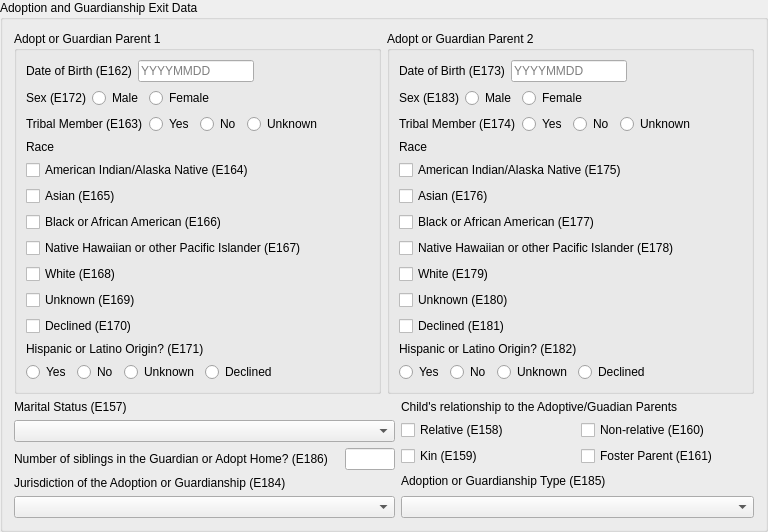
        <widget class="QGroupBox" name="groupBox_2">
         <property name="title">
          <string>Adoption and Guardianship Exit Data</string>
         </property>
         <layout class="QVBoxLayout" name="verticalLayout_26">
          <item>
           <layout class="QHBoxLayout" name="horizontalLayout_18">
            <item>
             <widget class="QGroupBox" name="groupBox_3">
              <property name="title">
               <string>Adopt or Guardian Parent 1</string>
              </property>
              <layout class="QVBoxLayout" name="verticalLayout_11">
               <item>
                <layout class="QHBoxLayout" name="horizontalLayout_8">
                 <item>
                  <widget class="QLabel" name="label_9">
                   <property name="text">
                    <string>Date of Birth (E162)</string>
                   </property>
                  </widget>
                 </item>
                 <item>
                  <widget class="QLineEdit" name="e162">
                   <property name="maxLength">
                    <number>8</number>
                   </property>
                   <property name="placeholderText">
                    <string>YYYYMMDD</string>
                   </property>
                  </widget>
                 </item>
                 <item>
                  <spacer name="horizontalSpacer_7">
                   <property name="orientation">
                    <enum>Qt::Horizontal</enum>
                   </property>
                   <property name="sizeHint" stdset="0">
                    <size>
                     <width>40</width>
                     <height>20</height>
                    </size>
                   </property>
                  </spacer>
                 </item>
                </layout>
               </item>
               <item>
                <layout class="QHBoxLayout" name="horizontalLayout_9">
                 <item>
                  <widget class="QLabel" name="label_10">
                   <property name="text">
                    <string>Sex (E172)</string>
                   </property>
                  </widget>
                 </item>
                 <item>
                  <layout class="QHBoxLayout" name="horizontalLayout_6">
                   <item>
                    <widget class="QRadioButton" name="e172_m">
                     <property name="text">
                      <string>Male</string>
                     </property>
                     <attribute name="buttonGroup">
                      <string notr="true">e172</string>
                     </attribute>
                    </widget>
                   </item>
                   <item>
                    <widget class="QRadioButton" name="e172_f">
                     <property name="text">
                      <string>Female</string>
                     </property>
                     <attribute name="buttonGroup">
                      <string notr="true">e172</string>
                     </attribute>
                    </widget>
                   </item>
                   <item>
                    <spacer name="horizontalSpacer">
                     <property name="orientation">
                      <enum>Qt::Horizontal</enum>
                     </property>
                     <property name="sizeHint" stdset="0">
                      <size>
                       <width>40</width>
                       <height>20</height>
                      </size>
                     </property>
                    </spacer>
                   </item>
                  </layout>
                 </item>
                </layout>
               </item>
               <item>
                <layout class="QHBoxLayout" name="horizontalLayout_7">
                 <item>
                  <widget class="QLabel" name="label_11">
                   <property name="text">
                    <string>Tribal Member (E163)</string>
                   </property>
                  </widget>
                 </item>
                 <item>
                  <layout class="QHBoxLayout" name="horizontalLayout_5">
                   <item>
                    <widget class="QRadioButton" name="e163_y">
                     <property name="text">
                      <string>Yes</string>
                     </property>
                     <attribute name="buttonGroup">
                      <string notr="true">e163</string>
                     </attribute>
                    </widget>
                   </item>
                   <item>
                    <widget class="QRadioButton" name="e163_n">
                     <property name="text">
                      <string>No</string>
                     </property>
                     <attribute name="buttonGroup">
                      <string notr="true">e163</string>
                     </attribute>
                    </widget>
                   </item>
                   <item>
                    <widget class="QRadioButton" name="e163_u">
                     <property name="text">
                      <string>Unknown</string>
                     </property>
                     <attribute name="buttonGroup">
                      <string notr="true">e163</string>
                     </attribute>
                    </widget>
                   </item>
                   <item>
                    <spacer name="horizontalSpacer_2">
                     <property name="orientation">
                      <enum>Qt::Horizontal</enum>
                     </property>
                     <property name="sizeHint" stdset="0">
                      <size>
                       <width>40</width>
                       <height>20</height>
                      </size>
                     </property>
                    </spacer>
                   </item>
                  </layout>
                 </item>
                </layout>
               </item>
               <item>
                <layout class="QVBoxLayout" name="verticalLayout_9">
                 <item>
                  <widget class="QLabel" name="label_12">
                   <property name="text">
                    <string>Race</string>
                   </property>
                  </widget>
                 </item>
                 <item>
                  <layout class="QVBoxLayout" name="verticalLayout_8">
                   <item>
                    <widget class="QCheckBox" name="e164">
                     <property name="text">
                      <string>American Indian/Alaska Native (E164)</string>
                     </property>
                    </widget>
                   </item>
                   <item>
                    <widget class="QCheckBox" name="e165">
                     <property name="text">
                      <string>Asian (E165)</string>
                     </property>
                    </widget>
                   </item>
                   <item>
                    <widget class="QCheckBox" name="e166">
                     <property name="text">
                      <string>Black or African American (E166)</string>
                     </property>
                    </widget>
                   </item>
                   <item>
                    <widget class="QCheckBox" name="e167">
                     <property name="text">
                      <string>Native Hawaiian or other Pacific Islander (E167)</string>
                     </property>
                    </widget>
                   </item>
                   <item>
                    <widget class="QCheckBox" name="e168">
                     <property name="text">
                      <string>White (E168)</string>
                     </property>
                    </widget>
                   </item>
                   <item>
                    <widget class="QCheckBox" name="e169">
                     <property name="text">
                      <string>Unknown (E169)</string>
                     </property>
                    </widget>
                   </item>
                   <item>
                    <widget class="QCheckBox" name="e170">
                     <property name="text">
                      <string>Declined (E170)</string>
                     </property>
                    </widget>
                   </item>
                  </layout>
                 </item>
                </layout>
               </item>
               <item>
                <layout class="QVBoxLayout" name="verticalLayout_10">
                 <item>
                  <widget class="QLabel" name="label_13">
                   <property name="text">
                    <string>Hispanic or Latino Origin? (E171)</string>
                   </property>
                  </widget>
                 </item>
                 <item>
                  <layout class="QHBoxLayout" name="horizontalLayout_4">
                   <item>
                    <widget class="QRadioButton" name="e171_y">
                     <property name="text">
                      <string>Yes</string>
                     </property>
                     <attribute name="buttonGroup">
                      <string notr="true">e171</string>
                     </attribute>
                    </widget>
                   </item>
                   <item>
                    <widget class="QRadioButton" name="e171_n">
                     <property name="text">
                      <string>No</string>
                     </property>
                     <attribute name="buttonGroup">
                      <string notr="true">e171</string>
                     </attribute>
                    </widget>
                   </item>
                   <item>
                    <widget class="QRadioButton" name="e171_u">
                     <property name="text">
                      <string>Unknown</string>
                     </property>
                     <attribute name="buttonGroup">
                      <string notr="true">e171</string>
                     </attribute>
                    </widget>
                   </item>
                   <item>
                    <widget class="QRadioButton" name="e171_d">
                     <property name="text">
                      <string>Declined</string>
                     </property>
                     <attribute name="buttonGroup">
                      <string notr="true">e171</string>
                     </attribute>
                    </widget>
                   </item>
                   <item>
                    <spacer name="horizontalSpacer_3">
                     <property name="orientation">
                      <enum>Qt::Horizontal</enum>
                     </property>
                     <property name="sizeHint" stdset="0">
                      <size>
                       <width>40</width>
                       <height>20</height>
                      </size>
                     </property>
                    </spacer>
                   </item>
                  </layout>
                 </item>
                </layout>
               </item>
              </layout>
             </widget>
            </item>
            <item>
             <widget class="QGroupBox" name="groupBox_4">
              <property name="title">
               <string>Adopt or Guardian Parent 2</string>
              </property>
              <layout class="QVBoxLayout" name="verticalLayout_22">
               <item>
                <layout class="QHBoxLayout" name="horizontalLayout_16">
                 <item>
                  <widget class="QLabel" name="label_18">
                   <property name="text">
                    <string>Date of Birth (E173)</string>
                   </property>
                  </widget>
                 </item>
                 <item>
                  <widget class="QLineEdit" name="e173">
                   <property name="maxLength">
                    <number>8</number>
                   </property>
                   <property name="placeholderText">
                    <string>YYYYMMDD</string>
                   </property>
                  </widget>
                 </item>
                 <item>
                  <spacer name="horizontalSpacer_8">
                   <property name="orientation">
                    <enum>Qt::Horizontal</enum>
                   </property>
                   <property name="sizeHint" stdset="0">
                    <size>
                     <width>40</width>
                     <height>20</height>
                    </size>
                   </property>
                  </spacer>
                 </item>
                </layout>
               </item>
               <item>
                <layout class="QHBoxLayout" name="horizontalLayout_11">
                 <item>
                  <widget class="QLabel" name="label_16">
                   <property name="text">
                    <string>Sex (E183)</string>
                   </property>
                  </widget>
                 </item>
                 <item>
                  <layout class="QHBoxLayout" name="horizontalLayout_12">
                   <item>
                    <widget class="QRadioButton" name="e183_m">
                     <property name="text">
                      <string>Male</string>
                     </property>
                     <attribute name="buttonGroup">
                      <string notr="true">e183</string>
                     </attribute>
                    </widget>
                   </item>
                   <item>
                    <widget class="QRadioButton" name="e183_f">
                     <property name="text">
                      <string>Female</string>
                     </property>
                     <attribute name="buttonGroup">
                      <string notr="true">e183</string>
                     </attribute>
                    </widget>
                   </item>
                   <item>
                    <spacer name="horizontalSpacer_5">
                     <property name="orientation">
                      <enum>Qt::Horizontal</enum>
                     </property>
                     <property name="sizeHint" stdset="0">
                      <size>
                       <width>40</width>
                       <height>20</height>
                      </size>
                     </property>
                    </spacer>
                   </item>
                  </layout>
                 </item>
                </layout>
               </item>
               <item>
                <layout class="QHBoxLayout" name="horizontalLayout_13">
                 <item>
                  <widget class="QLabel" name="label_17">
                   <property name="text">
                    <string>Tribal Member (E174)</string>
                   </property>
                  </widget>
                 </item>
                 <item>
                  <layout class="QHBoxLayout" name="horizontalLayout_14">
                   <item>
                    <widget class="QRadioButton" name="e174_y">
                     <property name="text">
                      <string>Yes</string>
                     </property>
                     <attribute name="buttonGroup">
                      <string notr="true">e174</string>
                     </attribute>
                    </widget>
                   </item>
                   <item>
                    <widget class="QRadioButton" name="e174_n">
                     <property name="text">
                      <string>No</string>
                     </property>
                     <attribute name="buttonGroup">
                      <string notr="true">e174</string>
                     </attribute>
                    </widget>
                   </item>
                   <item>
                    <widget class="QRadioButton" name="e174_u">
                     <property name="text">
                      <string>Unknown</string>
                     </property>
                     <attribute name="buttonGroup">
                      <string notr="true">e174</string>
                     </attribute>
                    </widget>
                   </item>
                   <item>
                    <spacer name="horizontalSpacer_6">
                     <property name="orientation">
                      <enum>Qt::Horizontal</enum>
                     </property>
                     <property name="sizeHint" stdset="0">
                      <size>
                       <width>40</width>
                       <height>20</height>
                      </size>
                     </property>
                    </spacer>
                   </item>
                  </layout>
                 </item>
                </layout>
               </item>
               <item>
                <layout class="QVBoxLayout" name="verticalLayout_13">
                 <item>
                  <widget class="QLabel" name="label_15">
                   <property name="text">
                    <string>Race</string>
                   </property>
                  </widget>
                 </item>
                 <item>
                  <layout class="QVBoxLayout" name="verticalLayout_14">
                   <item>
                    <widget class="QCheckBox" name="e175">
                     <property name="text">
                      <string>American Indian/Alaska Native (E175)</string>
                     </property>
                    </widget>
                   </item>
                   <item>
                    <widget class="QCheckBox" name="e176">
                     <property name="text">
                      <string>Asian (E176)</string>
                     </property>
                    </widget>
                   </item>
                   <item>
                    <widget class="QCheckBox" name="e177">
                     <property name="text">
                      <string>Black or African American (E177)</string>
                     </property>
                    </widget>
                   </item>
                   <item>
                    <widget class="QCheckBox" name="e178">
                     <property name="text">
                      <string>Native Hawaiian or other Pacific Islander (E178)</string>
                     </property>
                    </widget>
                   </item>
                   <item>
                    <widget class="QCheckBox" name="e179">
                     <property name="text">
                      <string>White (E179)</string>
                     </property>
                    </widget>
                   </item>
                   <item>
                    <widget class="QCheckBox" name="e180">
                     <property name="text">
                      <string>Unknown (E180)</string>
                     </property>
                    </widget>
                   </item>
                   <item>
                    <widget class="QCheckBox" name="e181">
                     <property name="text">
                      <string>Declined (E181)</string>
                     </property>
                    </widget>
                   </item>
                  </layout>
                 </item>
                </layout>
               </item>
               <item>
                <layout class="QVBoxLayout" name="verticalLayout_12">
                 <item>
                  <widget class="QLabel" name="label_14">
                   <property name="text">
                    <string>Hispanic or Latino Origin? (E182)</string>
                   </property>
                  </widget>
                 </item>
                 <item>
                  <layout class="QHBoxLayout" name="horizontalLayout_10">
                   <item>
                    <widget class="QRadioButton" name="e182_y">
                     <property name="text">
                      <string>Yes</string>
                     </property>
                     <attribute name="buttonGroup">
                      <string notr="true">e182</string>
                     </attribute>
                    </widget>
                   </item>
                   <item>
                    <widget class="QRadioButton" name="e182_n">
                     <property name="text">
                      <string>No</string>
                     </property>
                     <attribute name="buttonGroup">
                      <string notr="true">e182</string>
                     </attribute>
                    </widget>
                   </item>
                   <item>
                    <widget class="QRadioButton" name="e182_u">
                     <property name="text">
                      <string>Unknown</string>
                     </property>
                     <attribute name="buttonGroup">
                      <string notr="true">e182</string>
                     </attribute>
                    </widget>
                   </item>
                   <item>
                    <widget class="QRadioButton" name="e182_d">
                     <property name="text">
                      <string>Declined</string>
                     </property>
                     <attribute name="buttonGroup">
                      <string notr="true">e182</string>
                     </attribute>
                    </widget>
                   </item>
                   <item>
                    <spacer name="horizontalSpacer_4">
                     <property name="orientation">
                      <enum>Qt::Horizontal</enum>
                     </property>
                     <property name="sizeHint" stdset="0">
                      <size>
                       <width>40</width>
                       <height>20</height>
                      </size>
                     </property>
                    </spacer>
                   </item>
                  </layout>
                 </item>
                </layout>
               </item>
              </layout>
             </widget>
            </item>
           </layout>
          </item>
          <item>
           <layout class="QHBoxLayout" name="horizontalLayout_19">
            <item>
             <layout class="QVBoxLayout" name="verticalLayout_21">
              <item>
               <layout class="QVBoxLayout" name="verticalLayout_15">
                <item>
                 <widget class="QLabel" name="label_20">
                  <property name="text">
                   <string>Marital Status (E157)</string>
                  </property>
                 </widget>
                </item>
                <item>
                 <widget class="QComboBox" name="e157">
                  <property name="currentIndex">
                   <number>-1</number>
                  </property>
                  <property name="placeholderText">
                   <string>Select</string>
                  </property>
                  <item>
                   <property name="text">
                    <string>Married couple</string>
                   </property>
                  </item>
                  <item>
                   <property name="text">
                    <string>Unmarried couple</string>
                   </property>
                  </item>
                  <item>
                   <property name="text">
                    <string>Separated</string>
                   </property>
                  </item>
                  <item>
                   <property name="text">
                    <string>Single adult</string>
                   </property>
                  </item>
                  <item>
                   <property name="text">
                    <string>Married but individually adopting or obtaining legal guardianship</string>
                   </property>
                  </item>
                 </widget>
                </item>
               </layout>
              </item>
              <item>
               <layout class="QHBoxLayout" name="horizontalLayout_17">
                <item>
                 <widget class="QLabel" name="label_21">
                  <property name="text">
                   <string>Number of siblings in the Guardian or Adopt Home? (E186)</string>
                  </property>
                 </widget>
                </item>
                <item>
                 <widget class="QLineEdit" name="e186">
                  <property name="sizePolicy">
                   <sizepolicy hsizetype="Fixed" vsizetype="Fixed">
                    <horstretch>0</horstretch>
                    <verstretch>0</verstretch>
                   </sizepolicy>
                  </property>
                  <property name="maximumSize">
                   <size>
                    <width>50</width>
                    <height>16777215</height>
                   </size>
                  </property>
                  <property name="maxLength">
                   <number>2</number>
                  </property>
                 </widget>
                </item>
               </layout>
              </item>
              <item>
               <layout class="QVBoxLayout" name="verticalLayout_16">
                <item>
                 <widget class="QLabel" name="label_22">
                  <property name="text">
                   <string>Jurisdiction of the Adoption or Guardianship (E184)</string>
                  </property>
                 </widget>
                </item>
                <item>
                 <widget class="QComboBox" name="e184">
                  <property name="currentIndex">
                   <number>-1</number>
                  </property>
                  <property name="placeholderText">
                   <string>Select</string>
                  </property>
                  <item>
                   <property name="text">
                    <string>Within tribal area</string>
                   </property>
                  </item>
                  <item>
                   <property name="text">
                    <string>Outside of tribal area</string>
                   </property>
                  </item>
                  <item>
                   <property name="text">
                    <string>Outside of the country</string>
                   </property>
                  </item>
                 </widget>
                </item>
               </layout>
              </item>
             </layout>
            </item>
            <item>
             <layout class="QVBoxLayout" name="verticalLayout_20">
              <item>
               <layout class="QVBoxLayout" name="verticalLayout_17">
                <item>
                 <widget class="QLabel" name="label_23">
                  <property name="text">
                   <string>Child's relationship to the Adoptive/Guadian Parents</string>
                  </property>
                 </widget>
                </item>
                <item>
                 <layout class="QGridLayout" name="gridLayout_8">
                  <item row="0" column="1">
                   <widget class="QCheckBox" name="e160">
                    <property name="text">
                     <string>Non-relative (E160)</string>
                    </property>
                   </widget>
                  </item>
                  <item row="0" column="0">
                   <widget class="QCheckBox" name="e158">
                    <property name="text">
                     <string>Relative (E158)</string>
                    </property>
                   </widget>
                  </item>
                  <item row="1" column="1">
                   <widget class="QCheckBox" name="e161">
                    <property name="text">
                     <string>Foster Parent (E161)</string>
                    </property>
                   </widget>
                  </item>
                  <item row="1" column="0">
                   <widget class="QCheckBox" name="e159">
                    <property name="text">
                     <string>Kin (E159)</string>
                    </property>
                   </widget>
                  </item>
                 </layout>
                </item>
               </layout>
              </item>
              <item>
               <layout class="QVBoxLayout" name="verticalLayout_18">
                <item>
                 <widget class="QLabel" name="label_24">
                  <property name="text">
                   <string>Adoption or Guardianship Type (E185)</string>
                  </property>
                 </widget>
                </item>
                <item>
                 <widget class="QComboBox" name="e185">
                  <property name="currentIndex">
                   <number>-1</number>
                  </property>
                  <property name="placeholderText">
                   <string>Select</string>
                  </property>
                  <item>
                   <property name="text">
                    <string>No agreement</string>
                   </property>
                  </item>
                  <item>
                   <property name="text">
                    <string>Title IV-E adoption assistance agreement</string>
                   </property>
                  </item>
                  <item>
                   <property name="text">
                    <string>State/tribal adoption assistance agreement</string>
                   </property>
                  </item>
                  <item>
                   <property name="text">
                    <string>Adoption-Title IV-E agreement non-recurring expenses only</string>
                   </property>
                  </item>
                  <item>
                   <property name="text">
                    <string>Adoption-Title IV-E agreement Medicaid only</string>
                   </property>
                  </item>
                  <item>
                   <property name="text">
                    <string>Title IV-E guardianship assistance agreement</string>
                   </property>
                  </item>
                  <item>
                   <property name="text">
                    <string>State/Tribal guardianship assistance agreement</string>
                   </property>
                  </item>
                 </widget>
                </item>
               </layout>
              </item>
             </layout>
            </item>
           </layout>
          </item>
         </layout>
        </widget>
